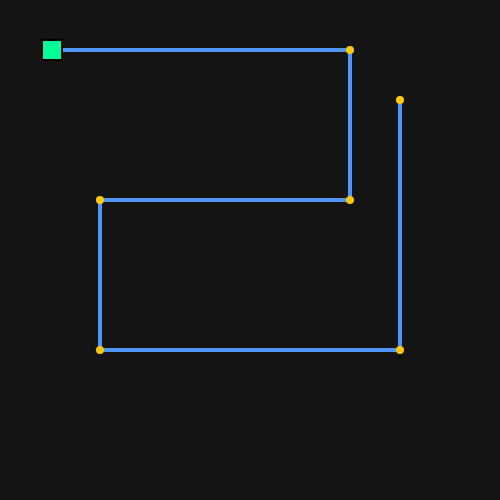
Frame 1 (no input)
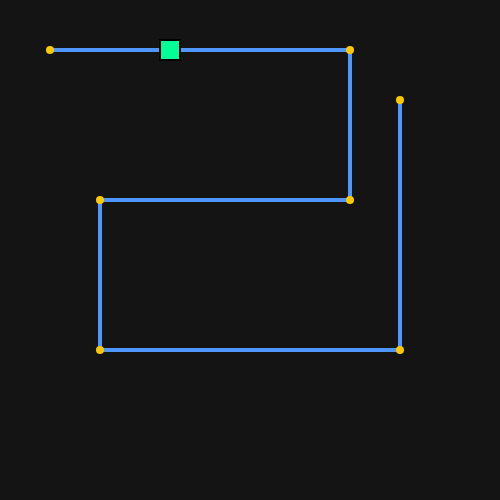
Frame 60 (no input)
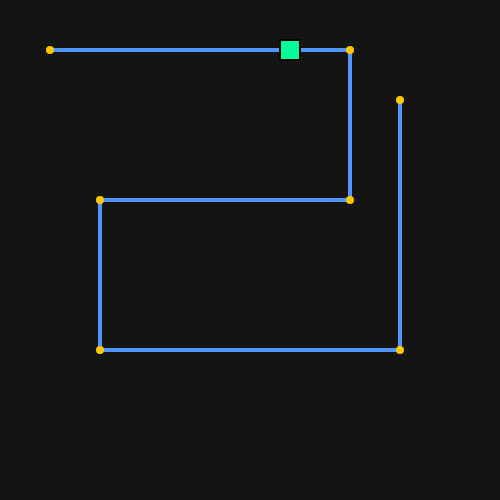
Frame 120 (the mouse pressed at the canvas centre since frame 60)

The p5.js sketch that drew these frames (run headless with seeded random() and noise() and a simulated clock; from frame 60 on, the mouse is pressed at the canvas centre):

// p5.js sketch
// ── sketch.js
// p5.js maze path follower
// A shape moves through a list of coordinates (waypoints).
// Movement speed is controlled by moveSpeed.
// All moves are horizontal or vertical.

let path = [
  // Edit these to change the maze path (in order)
  { x: 50,  y: 50  },
  { x: 350, y: 50  },
  { x: 350, y: 200 },
  { x: 100, y: 200 },
  { x: 100, y: 350 },
  { x: 400, y: 350 },
  { x: 400, y: 100 }
];

let moverX, moverY;     // current position of the shape
let currentIndex = 0;   // which waypoint we are moving *towards*
let moveSpeed = 2;      // pixels per frame – change this to speed up / slow down

function setup() {
  createCanvas(500, 500);
  // Start at the first coordinate
  moverX = path[0].x;
  moverY = path[0].y;
}

function draw() {
  background(20);

  // Draw the path as a simple "maze line"
  stroke(80, 150, 255);
  strokeWeight(4);
  noFill();
  beginShape();
  for (let i = 0; i < path.length; i++) {
    vertex(path[i].x, path[i].y);
  }
  endShape();

  // Draw waypoints
  noStroke();
  fill(255, 200, 0);
  for (let i = 0; i < path.length; i++) {
    circle(path[i].x, path[i].y, 8);
  }

  // Move along the path
  moveAlongPath();

  // Draw the moving shape
  fill(0, 255, 150);
  stroke(0);
  strokeWeight(2);
  rectMode(CENTER);
  rect(moverX, moverY, 20, 20);
}

function moveAlongPath() {
  // If we've reached the final point, stop (or you could loop)
  if (currentIndex >= path.length - 1) {
    return;
  }

  let target = path[currentIndex + 1];

  // Horizontal / vertical movement only
  let dx = target.x - moverX;
  let dy = target.y - moverY;

  // Move horizontally if needed
  if (abs(dx) > 0) {
    let stepX = constrain(abs(dx), 0, moveSpeed) * Math.sign(dx);
    moverX += stepX;
  }
  // Otherwise move vertically
  else if (abs(dy) > 0) {
    let stepY = constrain(abs(dy), 0, moveSpeed) * Math.sign(dy);
    moverY += stepY;
  }

  // If we've arrived at the target (exactly), go to the next point
  if (moverX === target.x && moverY === target.y) {
    currentIndex++;
  }
}
